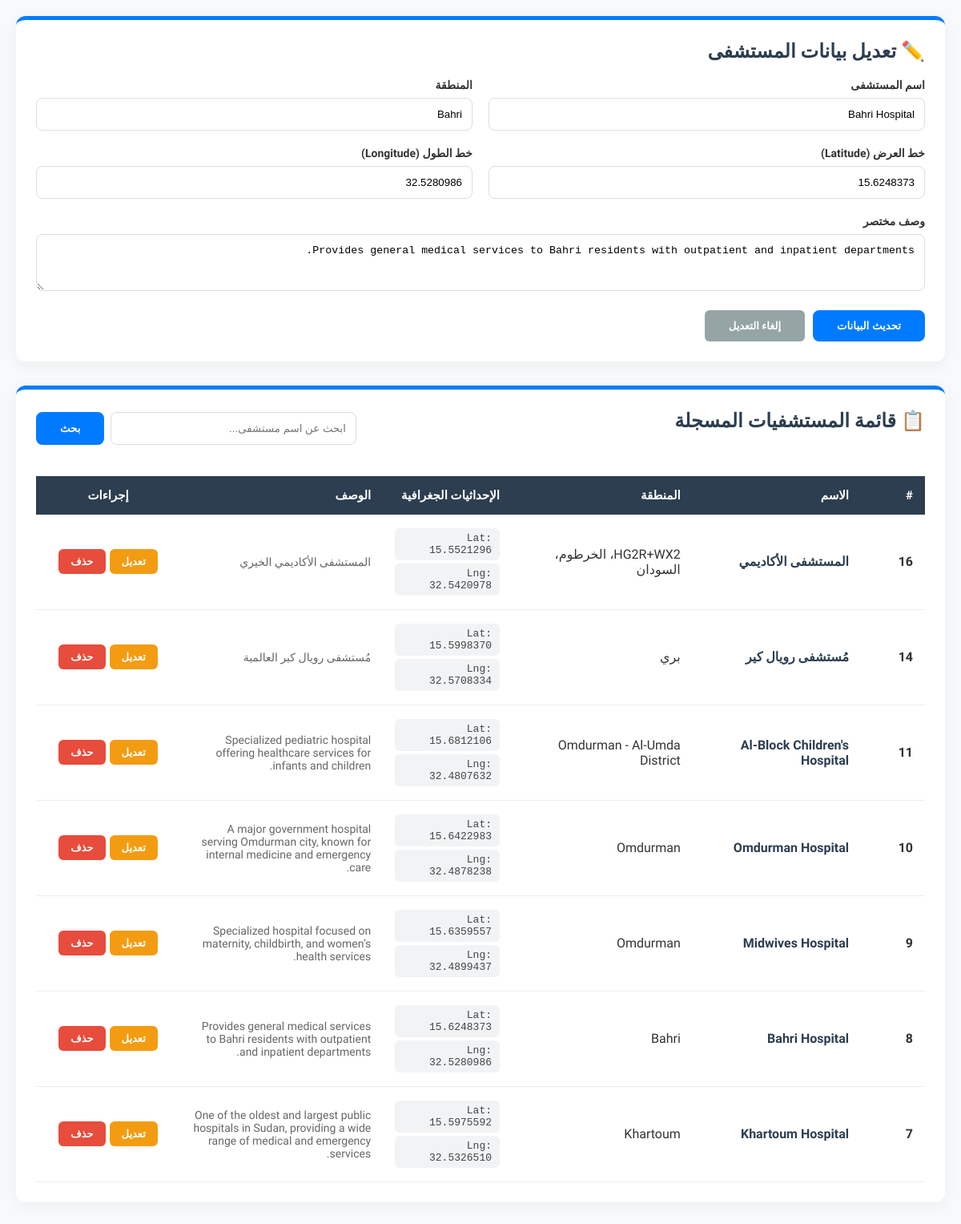
Screenshot of /admin/map.php?edit=8 with the database file from the repository.
### tables this page shows
CREATE TABLE IF NOT EXISTS `hospitals` (
  `id` int NOT NULL AUTO_INCREMENT,
  `hospital_name` varchar(255) NOT NULL,
  `area` varchar(255) NOT NULL,
  `latitude` decimal(10,7) NOT NULL,
  `longitude` decimal(10,7) NOT NULL,
  `description` text,
  `created_at` timestamp NULL DEFAULT CURRENT_TIMESTAMP,
  PRIMARY KEY (`id`)
);

### admin/map.php (the view, shortened to what this page needs)
<?php
$host = "localhost";
$user = "root";
$pass = "";
$db   = "hospitals_db";
try {
    $conn = new PDO(
        "mysql:host=$host;dbname=$db;charset=utf8mb4",
        $user,
        $pass,
        [PDO::ATTR_ERRMODE => PDO::ERRMODE_EXCEPTION]
    );
} catch(PDOException $e) {
    die("فشل الاتصال: " . $e->getMessage());
}
$name = "";
$area = "";
$lat = "";
$lng = "";
$description = "";
$update = false;
if (isset($_GET['edit'])) {
    $id = (int)$_GET['edit'];
    $update = true;
    $stmt = $conn->prepare("SELECT * FROM hospitals WHERE id=?");
    $stmt->execute([$id]);
    $row = $stmt->fetch(PDO::FETCH_ASSOC);
    if ($row) {
        $name = $row['hospital_name'];
        $area = $row['area'];
        $lat  = $row['latitude'];
        $lng  = $row['longitude'];
        $description = $row['description'];
    }
}
$search = $_GET['q'] ?? "";
if ($search !== "") {
    $stmt = $conn->prepare("SELECT * FROM hospitals WHERE hospital_name LIKE ? ORDER BY id DESC");
    $stmt->execute(["%$search%"]);
} else {
    $stmt = $conn->query("SELECT * FROM hospitals ORDER BY id DESC");
}
$hospitals = $stmt->fetchAll(PDO::FETCH_ASSOC);
?>
<!DOCTYPE html>
<html lang="ar" dir="rtl">
<head>
</head>
<body>
<div class="container">
    <div class="card">
        <h2><?= $update ? "✏️ تعديل بيانات المستشفى" : "➕ إضافة مستشفى جديد" ?></h2>
        <form method="POST">
            <div class="form-row">
                <div class="form-group">
                    <label>اسم المستشفى</label>
                    <input type="text" name="name" value="<?= htmlspecialchars($name) ?>" placeholder="مثال: مستشفى الأمل" required>
                </div>
                <div class="form-group">
                    <label>المنطقة</label>
                    <input type="text" name="area" value="<?= htmlspecialchars($area) ?>" placeholder="مثال: وسط المدينة" required>
                </div>
            </div>
            <div class="form-row">
                <div class="form-group">
                    <label>خط العرض (Latitude)</label>
                    <input type="text" name="lat" value="<?= htmlspecialchars($lat) ?>" placeholder="15.XXXXXX" required>
                </div>
                <div class="form-group">
                    <label>خط الطول (Longitude)</label>
                    <input type="text" name="lng" value="<?= htmlspecialchars($lng) ?>" placeholder="32.XXXXXX" required>
                </div>
            </div>
            <div class="form-group" style="margin-bottom: 20px;">
                <label>وصف مختصر</label>
                <textarea name="description" rows="3" placeholder="أدخل وصفاً للموقع أو الخدمات..."><?= htmlspecialchars($description) ?></textarea>
            </div>
            <div class="btn-group">
                <button type="submit" name="save">
                    <?= $update ? "تحديث البيانات" : "حفظ المستشفى" ?>
                </button>
                <?php if($update): ?>
                    <a href="<?= $_SERVER['PHP_SELF'] ?>" class="action-btn cancel" style="padding: 12px 30px;">إلغاء التعديل</a>
                <?php endif; ?>
            </div>
        </form>
    </div>
    <div class="card">
        <div class="search-container">
            <h2>📋 قائمة المستشفيات المسجلة</h2>
            <form class="search-box" method="GET">
                <input type="text" name="q" placeholder="ابحث عن اسم مستشفى..." value="<?= htmlspecialchars($search) ?>">
                <button type="submit">بحث</button>
            </form>
        </div>
        <div class="table-container">
            <table>
                <thead>
                    <tr>
                        <th width="50">#</th>
                        <th>الاسم</th>
                        <th>المنطقة</th>
                        <th>الإحداثيات الجغرافية</th>
                        <th>الوصف</th>
                        <th width="150" style="text-align: center;">إجراءات</th>
                    </tr>
                </thead>
                <tbody>
                    <?php if($hospitals): foreach($hospitals as $h): ?>
                    <tr>
                        <td><strong><?= $h['id'] ?></strong></td>
                        <td style="color: var(--secondary); font-weight: bold;"><?= htmlspecialchars($h['hospital_name']) ?></td>
                        <td><?= htmlspecialchars($h['area']) ?></td>
                        <td>
                            <div class="coord-box">Lat: <?= $h['latitude'] ?></div><br>
                            <div class="coord-box">Lng: <?= $h['longitude'] ?></div>
                        </td>
                        <td style="font-size: 14px; color: #666; max-width: 250px;"><?= htmlspecialchars($h['description']) ?></td>
                        <td style="text-align: center;">
                            <div style="display: flex; gap: 5px; justify-content: center;">
                                <a href="?edit=<?= $h['id'] ?>" class="action-btn edit" title="تعديل">تعديل</a>
                                <a href="?delete=<?= $h['id'] ?>" class="action-btn delete" onclick="return confirm('هل أنت متأكد من حذف هذا المستشفى نهائياً؟')" title="حذف">حذف</a>
                            </div>
                        </td>
                    </tr>
                    <?php endforeach; endif; ?>
                </tbody>
            </table>
        </div>
    </div>
</div>
</body>
</html>

### admin/map.php (style rules this page uses)
:root { --primary: #007bff; --secondary: #2c3e50; --success: #27ae60; --danger: #e74c3c; --warning: #f39c12; --bg: #f8f9fa; }
body { font-family: 'Tajawal', sans-serif; background: var(--bg); margin: 0; padding: 20px; color: #333; }
.container { max-width: 1200px; margin: auto; }
.card { background: #fff; padding: 25px; border-radius: 12px; box-shadow: 0 4px 20px rgba(0,0,0,.05); margin-bottom: 30px; border-top: 5px solid var(--primary); }
h2 { margin-top: 0; color: var(--secondary); display: flex; align-items: center; gap: 10px; }
.form-row { display: grid; grid-template-columns: repeat(auto-fit, minmax(250px, 1fr)); gap: 20px; margin-bottom: 20px; }
.form-group label { display: block; margin-bottom: 8px; font-weight: bold; font-size: 14px; }
input, textarea { width: 100%; padding: 12px; border: 1px solid #ddd; border-radius: 8px; box-sizing: border-box; transition: border-color 0.3s; }
.btn-group { display: flex; gap: 10px; margin-top: 10px; }
button { background: var(--primary); color: #fff; border: none; padding: 12px 30px; border-radius: 8px; cursor: pointer; font-weight: bold; transition: 0.3s; }
.table-container { overflow-x: auto; }
table { width: 100%; border-collapse: collapse; margin-top: 20px; background: #fff; }
th { background: var(--secondary); color: #fff; padding: 15px; text-align: right; font-size: 15px; }
td { padding: 15px; border-bottom: 1px solid #eee; vertical-align: middle; }
.coord-box { background: #f1f3f5; padding: 5px 10px; border-radius: 6px; display: inline-block; font-family: monospace; font-size: 13px; color: #444; margin: 2px 0; }
.action-btn { padding: 8px 15px; color: #fff; border-radius: 6px; text-decoration: none; font-size: 13px; font-weight: bold; display: inline-block; transition: 0.3s; }
.edit { background: var(--warning); }
.delete { background: var(--danger); }
.cancel { background: #95a5a6; }
.search-container { display: flex; justify-content: space-between; align-items: center; flex-wrap: wrap; gap: 15px; margin-bottom: 15px; }
.search-box { display: flex; gap: 8px; width: 100%; max-width: 400px; }

### rows the page displays
hospitals: name "Bahri Hospital", area "Bahri", lat "15.6248373", lng "32.5280986", description "Provides general medical services to Bahri residents with outpatient and inpatient departments.", id "8", hospital_name "Bahri Hospital", latitude "15.6248373", longitude "32.5280986"
hospitals: id "16", hospital_name "المستشفى الأكاديمي", area "HG2R+WX2، الخرطوم، السودان", latitude "15.5521296", longitude "32.5420978", description "المستشفى الأكاديمي الخيري"
hospitals: id "14", hospital_name "مُستشفى رويال كير", area "بري", latitude "15.5998370", longitude "32.5708334", description "مُستشفى رويال كير العالمية"
hospitals: id "11", hospital_name "Al-Block Children's Hospital", area "Omdurman - Al-Umda District", latitude "15.6812106", longitude "32.4807632", description "Specialized pediatric hospital offering healthcare services for infants and children."
hospitals: id "10", hospital_name "Omdurman Hospital", area "Omdurman", latitude "15.6422983", longitude "32.4878238", description "A major government hospital serving Omdurman city, known for internal medicine and emergency care."
hospitals: id "9", hospital_name "Midwives Hospital", area "Omdurman", latitude "15.6359557", longitude "32.4899437", description "Specialized hospital focused on maternity, childbirth, and women’s health services."
hospitals: id "7", hospital_name "Khartoum Hospital", area "Khartoum", latitude "15.5975592", longitude "32.5326510", description "One of the oldest and largest public hospitals in Sudan, providing a wide range of medical and emergency services."
